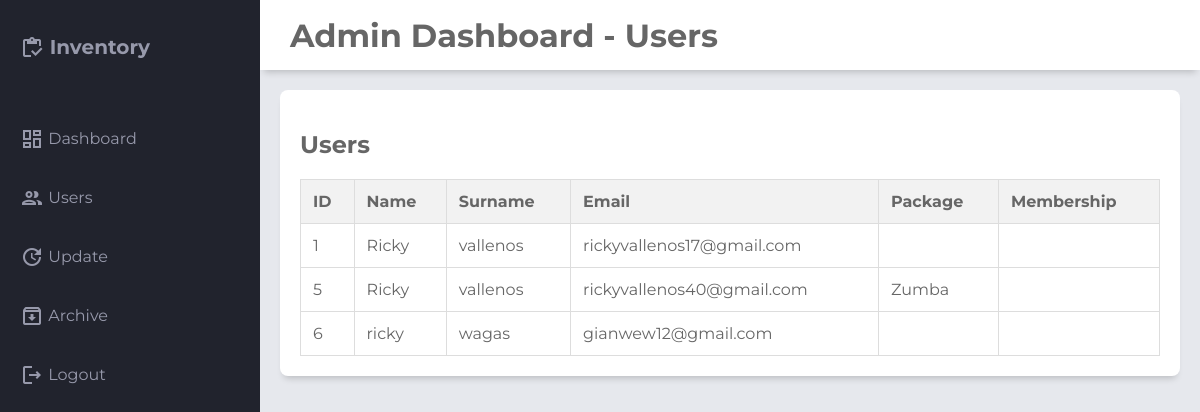
Page /admin/users.php (signed in) on the committed database.
### tables this page shows
CREATE TABLE `users` (
  `id` int(11) NOT NULL,
  `name` varchar(255) NOT NULL,
  `surname` varchar(255) NOT NULL,
  `email` varchar(255) NOT NULL,
  `password` varchar(255) NOT NULL,
  `code` varchar(255) NOT NULL,
  `updatedtime` timestamp NOT NULL DEFAULT current_timestamp() ON UPDATE current_timestamp()
);

### admin/users.php (the view, shortened to what this page needs)
<?php
include("../php/database.php");
$conn = new mysqli($host, $dbusername, $dbpassword, $dbname);
$users = [];
$sql = "SELECT u.id, u.name, u.surname, u.email, p.selected_package, m.selected_membership
        FROM users u
        LEFT JOIN (
            SELECT email, selected_package
            FROM package
            WHERE (email, selected_date) IN (
                SELECT email, MAX(selected_date)
                FROM package
                GROUP BY email
            )
        ) p ON u.email = p.email
        LEFT JOIN (
            SELECT email, selected_membership
            FROM membership
            WHERE (email, selected_date) IN (
                SELECT email, MAX(selected_date)
                FROM membership
                GROUP BY email
            )
        ) m ON u.email = m.email";
$result = $conn->query($sql);
if ($result->num_rows > 0) {
    while ($row = $result->fetch_assoc()) {
        $users[] = $row;
    }
}
?>
<!DOCTYPE html>
<html lang="en">
<head>
    <link rel="stylesheet" href="../admin/css/dashboard.css">
</head>
<body>
<div class="grid-container">
    <header class="header">
        <h1>Admin Dashboard - Users</h1>
    </header>
    <aside id="sidebar" class="sidebar">
        <div class="sidebar-title">
            <div class="sidebar-brand">
                <span class="material-icons-outlined">inventory</span> Inventory
            </div>
        </div>
        <ul class="sidebar-list">
            <li class="sidebar-list-item">
                <a href="dashboard.php">
                    <span class="material-icons-outlined">dashboard</span> Dashboard
                </a>
            </li>
            <li class="sidebar-list-item">
                <a href="users.php">
                    <span class="material-icons-outlined">people</span> Users
                </a>
            </li>
            <li class="sidebar-list-item">
                <a href="update.php">
                    <span class="material-icons-outlined">update</span> Update
                </a>
            </li>
            <li class="sidebar-list-item">
                <a href="archive.php">
                    <span class="material-icons-outlined">archive</span> Archive
                </a>
            </li>
            <li class="sidebar-list-item">
                <a href="admin_logout.php">
                    <span class="material-icons-outlined">logout</span> Logout
                </a>
            </li>
        </ul>
    </aside>
    <main class="main-container">
        <section class="users">
            <h2>Users</h2>
            <table>
                <thead>
                    <tr>
                        <th>ID</th>
                        <th>Name</th>
                        <th>Surname</th>
                        <th>Email</th>
                        <th>Package</th>
                        <th>Membership</th>
                    </tr>
                </thead>
                <tbody>
                    <?php foreach ($users as $user): ?>
                        <tr>
                            <td><?= $user['id'] ?></td>
                            <td><?= $user['name'] ?></td>
                            <td><?= $user['surname'] ?></td>
                            <td><?= $user['email'] ?></td>
                            <td><?= $user['selected_package'] ?></td>
                            <td><?= $user['selected_membership'] ?></td>
                        </tr>
                    <?php endforeach; ?>
                </tbody>
            </table>
        </section>
    </main>
</div>
</body>
</html>

### admin/css/dashboard.css (style rules this page uses)
body { margin: 0; padding: 0; box-sizing: border-box; background-color: #e6e8ed; color: #666666; font-family: "Montserrat", sans-serif; }
.material-icons-outlined { vertical-align: middle; line-height: 1px; }
.grid-container { display: grid; grid-template-columns: 260px 1fr; grid-template-rows: 70px auto; grid-template-areas: "sidebar header" "sidebar main"; height: 100vh; }
.header { grid-area: header; height: 70px; background-color: #ffffff; display: flex; align-items: center; justify-content: space-between; padding: 0 30px; box-shadow: 0 6px 7px -4px rgba(0, 0, 0, 0.2); }
#sidebar { grid-area: sidebar; height: 100%; background-color: #21232d; color: #9799ab; overflow-y: auto; transition: all 0.5s; -webkit-transition: all 0.5s; }
.sidebar-title { display: flex; justify-content: space-between; align-items: center; padding: 20px; margin-bottom: 30px; }
.sidebar-brand { margin-top: 15px; font-size: 20px; font-weight: 700; }
.sidebar-list { padding: 0; margin-top: 15px; list-style-type: none; }
.sidebar-list-item { padding: 20px; }
.sidebar-list-item > a { text-decoration: none; color: #9799ab; }
.main-container { grid-area: main; padding: 20px; }
.users { padding: 20px; background-color: #ffffff; border-radius: 8px; box-shadow: 0 6px 7px -4px rgba(0, 0, 0, 0.2); }
table { width: 100%; border-collapse: collapse; margin-top: 20px; }
th, td { padding: 12px; border: 1px solid #dddddd; text-align: left; }
th { background-color: #f2f2f2; }

### rows in the picture
users: id "1", name "Ricky", surname "vallenos", email "rickyvallenos17@gmail.com"
users: id "5", name "Ricky", surname "vallenos", email "rickyvallenos40@gmail.com", selected_package "Zumba"
users: id "6", name "ricky", surname "wagas", email "gianwew12@gmail.com"
